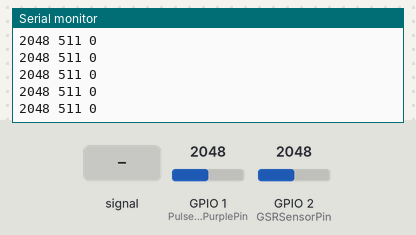
This sketch was run on a simulated ESP32. On the bench: the last lines printed to the serial monitor. The inputs (shaded band) are chosen by the test bench; at power-on: GPIO 1 (PulseSensorPurplePin) = 2048, GPIO 2 (GSRSensorPin) = 2048. WiFi joins after 1.5 s; servers stay silent unless stated.

Above: at 2.9 s.
3.0 s: GPIO 1 (PulseSensorPurplePin) fed a 200 Hz sine of ±327 counts around its level
6.0 s: GPIO 1 (PulseSensorPurplePin) set to 2866
At 7.3 s:
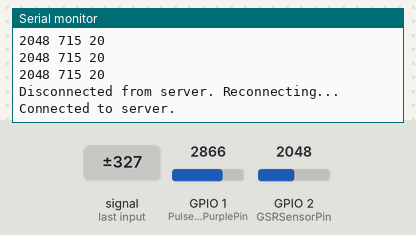
7.5 s: GPIO 2 (GSRSensorPin) set to 2866
At 8.48 s:
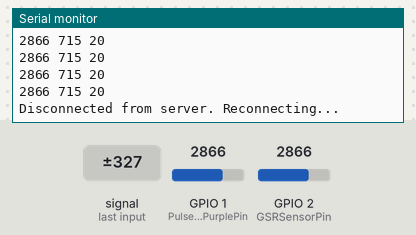
9.0 s: GPIO 1 (PulseSensorPurplePin) fed a 1000 Hz sine of ±1023 counts around its level
10.5 s: GPIO 1 (PulseSensorPurplePin) set to 3603
At 11.89 s:
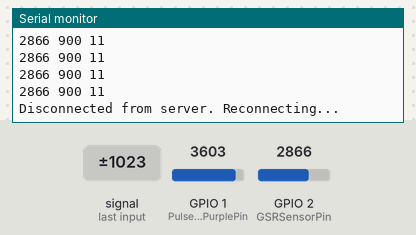
12.0 s: GPIO 2 (GSRSensorPin) set to 3603
At 12.0 s:
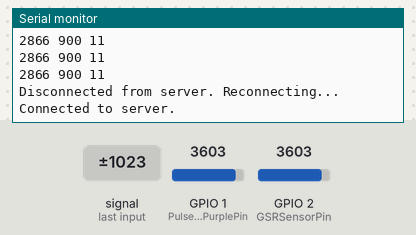
Timing chart, 0 to 14.5 s (numbered marks = the images above; inputs shaded):
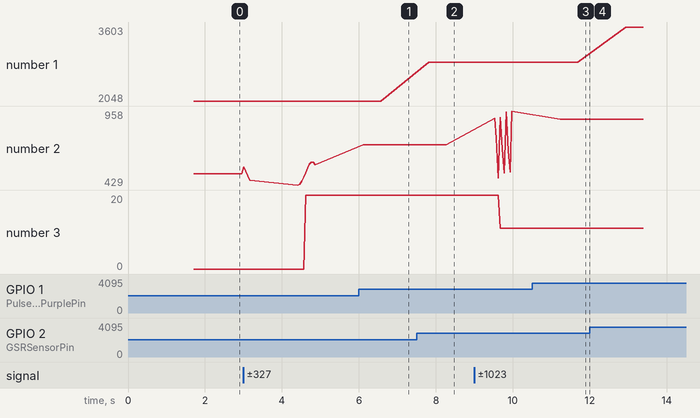

The sketch:

GSR_Wifi.ino
```cpp
#include <WiFi.h>

const char* ssid = "MV-DC-Test";
const char* password = "Pass12345!";
const char* serverIP = "10.10.21.215";
const uint16_t serverPort = 8888;

WiFiClient client;

int PulseSensorPurplePin = D0;
int GSRSensorPin = D1;

int Signal;
int MappedSignal;
int gsrValue;
int Threshold = 500;
int BPM;

unsigned long lastBeatTime = 0;
bool pulseDetected = false;

void setup() {
  Serial.begin(115200);
  WiFi.begin(ssid, password);
  Serial.print("Connecting to Wi-Fi");

  while (WiFi.status() != WL_CONNECTED) {
    delay(500);
    Serial.print(".");
  }

  Serial.println("\nWi-Fi connected.");
  Serial.print("IP address: ");
  Serial.println(WiFi.localIP());

  connectToServer();
}

void connectToServer() {
  if (!client.connect(serverIP, serverPort)) {
    Serial.println("Connection to server failed.");
  } else {
    Serial.println("Connected to server.");
  }
}

void loop() {
  if (!client.connected()) {
    Serial.println("Disconnected from server. Reconnecting...");
    connectToServer();
    delay(1000);
    return;
  }

  gsrValue = analogRead(GSRSensorPin);
  Signal = analogRead(PulseSensorPurplePin);
  MappedSignal = map(Signal, 0, 4095, 0, 1023);

  if (MappedSignal > Threshold) {
    if (!pulseDetected) {
      pulseDetected = true;
      unsigned long currentTime = millis();

      if (lastBeatTime > 0) {
        unsigned long timeDiff = currentTime - lastBeatTime;
        BPM = 60000 / timeDiff;
      }

      lastBeatTime = currentTime;
    }
  } else {
    pulseDetected = false;
  }

  String data = String(gsrValue) + " " + String(MappedSignal) + " " + String(BPM) + "\n";
  client.print(data);
  Serial.print(data);

  delay(50);
}
```

Measured:
- after the input at 6.0 s, the serial monitor: prints a new line after 0.12 s (image 1)
- after the input at 7.5 s, the serial monitor: prints a new line after 0.32 s (image 2)
- after the input at 10.5 s, the serial monitor: prints a new line after 0.73 s (image 3)
- plotted number 1: 2048 → 2866 after the input at 7.5 s, 2866 → 3603 after the input at 12.0 s
- plotted number 2: 511 → 575 after the input at 3.0 s, 575 → 715 after the input at 6.0 s, 715 → 958 after the input at 9.0 s, 958 → 900 after the input at 10.5 s
- plotted number 3: 0 → 20 after the input at 3.0 s, 20 → 11 after the input at 9.0 s
